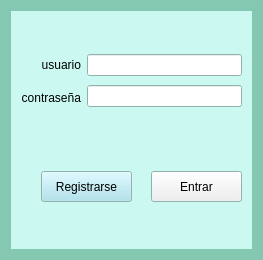
<?xml version="1.0" encoding="UTF-8"?>
<ui version="4.0">
 <class>VentanaPrincipal</class>
 <widget class="QWidget" name="VentanaPrincipal">
  <property name="geometry">
   <rect>
    <x>0</x>
    <y>0</y>
    <width>263</width>
    <height>260</height>
   </rect>
  </property>
  <property name="sizePolicy">
   <sizepolicy hsizetype="Preferred" vsizetype="Preferred">
    <horstretch>3</horstretch>
    <verstretch>0</verstretch>
   </sizepolicy>
  </property>
  <property name="palette">
   <palette>
    <active>
     <colorrole role="Base">
      <brush brushstyle="SolidPattern">
       <color alpha="255">
        <red>255</red>
        <green>255</green>
        <blue>255</blue>
       </color>
      </brush>
     </colorrole>
     <colorrole role="Window">
      <brush brushstyle="SolidPattern">
       <color alpha="255">
        <red>132</red>
        <green>200</green>
        <blue>178</blue>
       </color>
      </brush>
     </colorrole>
    </active>
    <inactive>
     <colorrole role="Base">
      <brush brushstyle="SolidPattern">
       <color alpha="255">
        <red>255</red>
        <green>255</green>
        <blue>255</blue>
       </color>
      </brush>
     </colorrole>
     <colorrole role="Window">
      <brush brushstyle="SolidPattern">
       <color alpha="255">
        <red>132</red>
        <green>200</green>
        <blue>178</blue>
       </color>
      </brush>
     </colorrole>
    </inactive>
    <disabled>
     <colorrole role="Base">
      <brush brushstyle="SolidPattern">
       <color alpha="255">
        <red>132</red>
        <green>200</green>
        <blue>178</blue>
       </color>
      </brush>
     </colorrole>
     <colorrole role="Window">
      <brush brushstyle="SolidPattern">
       <color alpha="255">
        <red>132</red>
        <green>200</green>
        <blue>178</blue>
       </color>
      </brush>
     </colorrole>
    </disabled>
   </palette>
  </property>
  <property name="contextMenuPolicy">
   <enum>Qt::DefaultContextMenu</enum>
  </property>
  <property name="windowTitle">
   <string>Login</string>
  </property>
  <layout class="QVBoxLayout" name="verticalLayout_3">
   <item>
    <widget class="QWidget" name="widget" native="true">
     <property name="minimumSize">
      <size>
       <width>235</width>
       <height>1</height>
      </size>
     </property>
     <property name="maximumSize">
      <size>
       <width>1000</width>
       <height>16777215</height>
      </size>
     </property>
     <property name="palette">
      <palette>
       <active>
        <colorrole role="Button">
         <brush brushstyle="SolidPattern">
          <color alpha="255">
           <red>153</red>
           <green>193</green>
           <blue>241</blue>
          </color>
         </brush>
        </colorrole>
        <colorrole role="Base">
         <brush brushstyle="SolidPattern">
          <color alpha="255">
           <red>255</red>
           <green>255</green>
           <blue>255</blue>
          </color>
         </brush>
        </colorrole>
        <colorrole role="Window">
         <brush brushstyle="SolidPattern">
          <color alpha="255">
           <red>203</red>
           <green>249</green>
           <blue>241</blue>
          </color>
         </brush>
        </colorrole>
       </active>
       <inactive>
        <colorrole role="Button">
         <brush brushstyle="SolidPattern">
          <color alpha="255">
           <red>153</red>
           <green>193</green>
           <blue>241</blue>
          </color>
         </brush>
        </colorrole>
        <colorrole role="Base">
         <brush brushstyle="SolidPattern">
          <color alpha="255">
           <red>255</red>
           <green>255</green>
           <blue>255</blue>
          </color>
         </brush>
        </colorrole>
        <colorrole role="Window">
         <brush brushstyle="SolidPattern">
          <color alpha="255">
           <red>203</red>
           <green>249</green>
           <blue>241</blue>
          </color>
         </brush>
        </colorrole>
       </inactive>
       <disabled>
        <colorrole role="Button">
         <brush brushstyle="SolidPattern">
          <color alpha="255">
           <red>153</red>
           <green>193</green>
           <blue>241</blue>
          </color>
         </brush>
        </colorrole>
        <colorrole role="Base">
         <brush brushstyle="SolidPattern">
          <color alpha="255">
           <red>203</red>
           <green>249</green>
           <blue>241</blue>
          </color>
         </brush>
        </colorrole>
        <colorrole role="Window">
         <brush brushstyle="SolidPattern">
          <color alpha="255">
           <red>203</red>
           <green>249</green>
           <blue>241</blue>
          </color>
         </brush>
        </colorrole>
       </disabled>
      </palette>
     </property>
     <property name="focusPolicy">
      <enum>Qt::NoFocus</enum>
     </property>
     <property name="layoutDirection">
      <enum>Qt::LeftToRight</enum>
     </property>
     <property name="autoFillBackground">
      <bool>true</bool>
     </property>
     <widget class="QWidget" name="layoutWidget">
      <property name="geometry">
       <rect>
        <x>10</x>
        <y>40</y>
        <width>221</width>
        <height>60</height>
       </rect>
      </property>
      <layout class="QHBoxLayout" name="horizontalLayout">
       <item>
        <layout class="QVBoxLayout" name="verticalLayout_2">
         <item>
          <widget class="QLabel" name="etiqueta_usuario">
           <property name="text">
            <string>usuario</string>
           </property>
           <property name="alignment">
            <set>Qt::AlignRight|Qt::AlignTrailing|Qt::AlignVCenter</set>
           </property>
          </widget>
         </item>
         <item>
          <widget class="QLabel" name="etiqueta_contrasena">
           <property name="palette">
            <palette>
             <active>
              <colorrole role="Midlight">
               <brush brushstyle="SolidPattern">
                <color alpha="255">
                 <red>149</red>
                 <green>244</green>
                 <blue>221</blue>
                </color>
               </brush>
              </colorrole>
              <colorrole role="Mid">
               <brush brushstyle="SolidPattern">
                <color alpha="255">
                 <red>153</red>
                 <green>193</green>
                 <blue>241</blue>
                </color>
               </brush>
              </colorrole>
              <colorrole role="Base">
               <brush brushstyle="SolidPattern">
                <color alpha="255">
                 <red>249</red>
                 <green>240</green>
                 <blue>107</blue>
                </color>
               </brush>
              </colorrole>
              <colorrole role="Window">
               <brush brushstyle="SolidPattern">
                <color alpha="255">
                 <red>97</red>
                 <green>234</green>
                 <blue>201</blue>
                </color>
               </brush>
              </colorrole>
             </active>
             <inactive>
              <colorrole role="Midlight">
               <brush brushstyle="SolidPattern">
                <color alpha="255">
                 <red>53</red>
                 <green>132</green>
                 <blue>228</blue>
                </color>
               </brush>
              </colorrole>
              <colorrole role="Mid">
               <brush brushstyle="SolidPattern">
                <color alpha="255">
                 <red>153</red>
                 <green>193</green>
                 <blue>241</blue>
                </color>
               </brush>
              </colorrole>
              <colorrole role="Base">
               <brush brushstyle="SolidPattern">
                <color alpha="255">
                 <red>249</red>
                 <green>240</green>
                 <blue>107</blue>
                </color>
               </brush>
              </colorrole>
              <colorrole role="Window">
               <brush brushstyle="SolidPattern">
                <color alpha="255">
                 <red>97</red>
                 <green>234</green>
                 <blue>201</blue>
                </color>
               </brush>
              </colorrole>
             </inactive>
             <disabled>
              <colorrole role="Midlight">
               <brush brushstyle="SolidPattern">
                <color alpha="255">
                 <red>149</red>
                 <green>244</green>
                 <blue>221</blue>
                </color>
               </brush>
              </colorrole>
              <colorrole role="Mid">
               <brush brushstyle="SolidPattern">
                <color alpha="255">
                 <red>153</red>
                 <green>193</green>
                 <blue>241</blue>
                </color>
               </brush>
              </colorrole>
              <colorrole role="Base">
               <brush brushstyle="SolidPattern">
                <color alpha="255">
                 <red>97</red>
                 <green>234</green>
                 <blue>201</blue>
                </color>
               </brush>
              </colorrole>
              <colorrole role="Window">
               <brush brushstyle="SolidPattern">
                <color alpha="255">
                 <red>230</red>
                 <green>97</green>
                 <blue>0</blue>
                </color>
               </brush>
              </colorrole>
             </disabled>
            </palette>
           </property>
           <property name="text">
            <string>contraseña</string>
           </property>
           <property name="alignment">
            <set>Qt::AlignRight|Qt::AlignTrailing|Qt::AlignVCenter</set>
           </property>
          </widget>
         </item>
        </layout>
       </item>
       <item>
        <layout class="QVBoxLayout" name="verticalLayout">
         <item>
          <widget class="QLineEdit" name="usuario_entrada"/>
         </item>
         <item>
          <widget class="QLineEdit" name="contrasena_entrada"/>
         </item>
        </layout>
       </item>
      </layout>
     </widget>
     <widget class="QPushButton" name="boton_entrar">
      <property name="geometry">
       <rect>
        <x>140</x>
        <y>160</y>
        <width>91</width>
        <height>31</height>
       </rect>
      </property>
      <property name="maximumSize">
       <size>
        <width>235</width>
        <height>16777215</height>
       </size>
      </property>
      <property name="palette">
       <palette>
        <active>
         <colorrole role="Button">
          <brush brushstyle="SolidPattern">
           <color alpha="255">
            <red>239</red>
            <green>239</green>
            <blue>239</blue>
           </color>
          </brush>
         </colorrole>
        </active>
        <inactive>
         <colorrole role="Button">
          <brush brushstyle="SolidPattern">
           <color alpha="255">
            <red>239</red>
            <green>239</green>
            <blue>239</blue>
           </color>
          </brush>
         </colorrole>
        </inactive>
        <disabled>
         <colorrole role="Button">
          <brush brushstyle="SolidPattern">
           <color alpha="255">
            <red>239</red>
            <green>239</green>
            <blue>239</blue>
           </color>
          </brush>
         </colorrole>
        </disabled>
       </palette>
      </property>
      <property name="styleSheet">
       <string notr="true"/>
      </property>
      <property name="text">
       <string>Entrar</string>
      </property>
     </widget>
     <widget class="QPushButton" name="boton_registrarse">
      <property name="geometry">
       <rect>
        <x>30</x>
        <y>160</y>
        <width>91</width>
        <height>31</height>
       </rect>
      </property>
      <property name="palette">
       <palette>
        <active>
         <colorrole role="Button">
          <brush brushstyle="SolidPattern">
           <color alpha="255">
            <red>163</red>
            <green>223</green>
            <blue>236</blue>
           </color>
          </brush>
         </colorrole>
        </active>
        <inactive>
         <colorrole role="Button">
          <brush brushstyle="SolidPattern">
           <color alpha="255">
            <red>163</red>
            <green>223</green>
            <blue>236</blue>
           </color>
          </brush>
         </colorrole>
        </inactive>
        <disabled>
         <colorrole role="Button">
          <brush brushstyle="SolidPattern">
           <color alpha="255">
            <red>163</red>
            <green>223</green>
            <blue>236</blue>
           </color>
          </brush>
         </colorrole>
        </disabled>
       </palette>
      </property>
      <property name="text">
       <string>Registrarse</string>
      </property>
     </widget>
    </widget>
   </item>
  </layout>
 </widget>
 <resources/>
 <connections/>
</ui>
